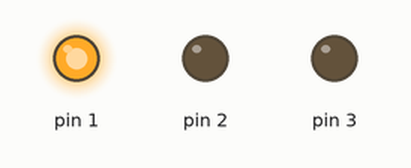
Bench run of a sketch on a simulated Arduino Uno, built with avr-gcc and run on an emulated ATmega328P. Shown: output pins drawn as LEDs (lit = HIGH).

Above: at 1.5 s.
At 3.5 s:
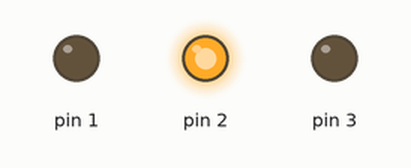
At 5.0 s:
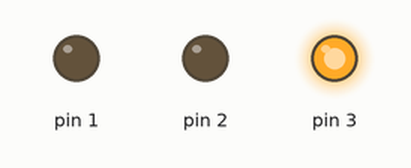
Timing chart, 0 to 9.1 s (numbered marks = the images above):
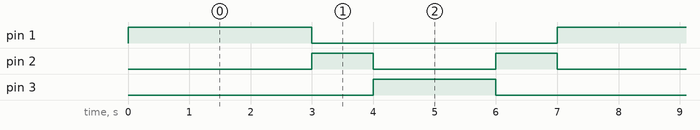

Measured:
- by itself, pin 1: alternates HIGH for 3.0 s and LOW for 4.0 s
- by itself, pin 2: repeats every 7.0 s: LOW 2.0 s, HIGH 1.0 s, LOW 3.0 s, HIGH 1.0 s
- by itself, pin 3: alternates HIGH for 2.0 s and LOW for 5.0 s

The sketch:

LED_Traffic_Light.ino
```cpp
void setup()
{
    pinMode(1, OUTPUT);
    pinMode(2, OUTPUT);
    pinMode(3, OUTPUT);
}

void loop()
{
    digitalWrite(1, 1);
    digitalWrite(2, 0);
    digitalWrite(3, 0);
    delay(3000);
    digitalWrite(1, 0);
    digitalWrite(2, 1);
    digitalWrite(3, 0);
    delay(1000);
    digitalWrite(1, 0);
    digitalWrite(2, 0);
    digitalWrite(3, 1);
    delay(2000);
    digitalWrite(1, 0);
    digitalWrite(2, 1);
    digitalWrite(3, 0);
    delay(1000);
}
```
